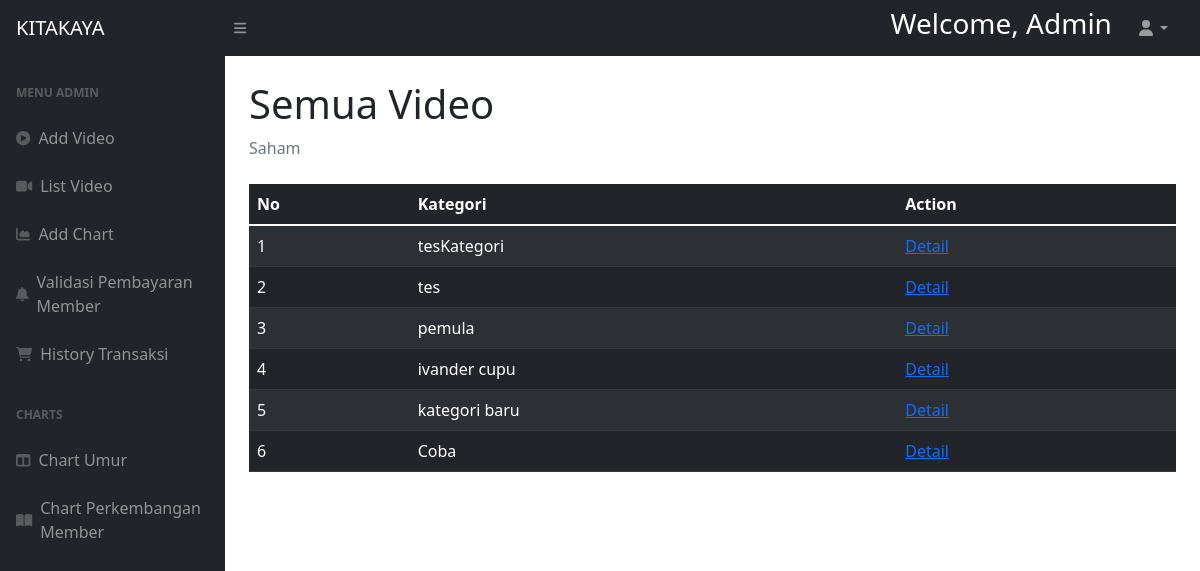
The page /public/halamanadminlistvideo.php on the database as committed earlier.
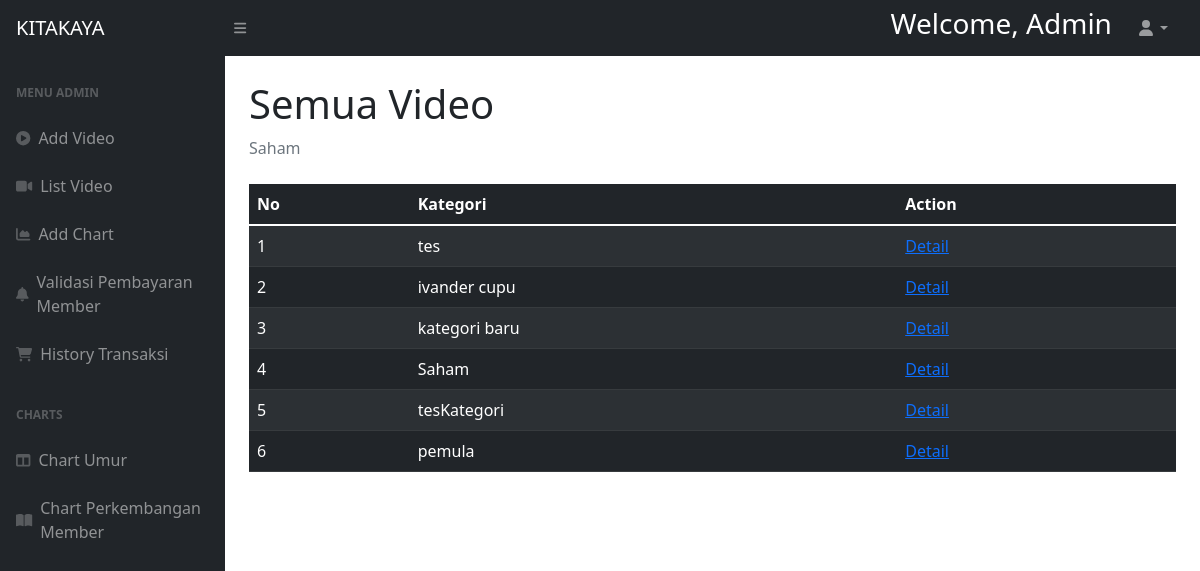
The same page on the database as committed later.
### tables this page shows
CREATE TABLE `kategori_vid` (
  `id` int(11) NOT NULL,
  `nama_kategori` text NOT NULL
);

### config/database.php (called while the page is built, shortened)
<?php
    class Database{
        private static $instance;
        public $pdo;
        private function __construct()
        {
            $dsn = "mysql:host=".DB_HOST.";dbname=".DB_NAME.";charset=UTF8";
            $options = [
                PDO::ATTR_ERRMODE => PDO::ERRMODE_EXCEPTION,
                PDO::ATTR_DEFAULT_FETCH_MODE => PDO::FETCH_OBJ,
                PDO::ATTR_EMULATE_PREPARES => false
            ];
            try {
                $this->pdo = new PDO($dsn,DB_USER,DB_PASSWORD,$options);
            }
            catch(PDOException $e){
                echo  $e->getMessage();
            }
        }
        static function instance(){
            if(!isset(self::$instance)){
                self::$instance = new Database();
            }
            return self::$instance;
        }
        function query($sql,$args = NULL){
            if (!$args){
                return $this->pdo->query($sql);
            }
            $stmt = $this->pdo->prepare($sql);
            $stmt->execute($args);
            return $stmt;
        }
    }
?>

### models/Video.php (called while the page is built, shortened)
<?php
    class Video{
        public static function getVideo()
        {
            $db=Database::instance();
            $temp=$db->query("SELECT distinct k.nama_kategori, k.id FROM  kategori_vid k LEFT JOIN thread t ON t.f_kategori=k.id AND t.status_video = 1");
            return $temp->fetchAll();
        }
    }
?>

### public/halamanadminlistvideo.php (the view, shortened to what the changed rows need)
<!DOCTYPE html>
<html lang="en">
    <head>
        <link href="https://cdn.jsdelivr.net/npm/simple-datatables@latest/dist/style.css" rel="stylesheet" />
        <link href="../assets/css/punyaadmin.css" rel="stylesheet" />
        <link href="../assets/css/addvideo.css" rel="stylesheet" />
    </head>
    <body class="sb-nav-fixed">
        <div id="layoutSidenav">
            <div id="layoutSidenav_content">
                <main>
                    <div class="container-fluid px-4">
                        <h1 class="mt-4">Semua Video</h1>
                        <?php
                            $video = Video::getVideo();
                        ?>
                        <table class="table table-dark table-striped">
                            <thead>
                                <th>No</th>
                                <th>Kategori</th>
                                <th>Action</th>
                            </thead>
                            <tbody>
                                <?php
                                    foreach($video as $idx => $video){
                                        ?>
                                        <tr>
                                            <td><?= $idx + 1 ?></td>
                                            <td><?= $video->nama_kategori ?></td>
                                            <td>
                                                <a href="../controllers/vid.php?idvid=true&id=<?=$video->nama_kategori?>">Detail</a>
                                            </td>
                                        </tr>
                                        <?php
                                    }
                                ?>
                            </tbody>
                        </table>
                    </div>
                </main>
            </div>
        </div>
    </body>
</html>

Rows that differ between the two databases and show on the page:
removed kategori_vid: nama_kategori "Coba"
added kategori_vid: nama_kategori "Saham"
shown differently, row unchanged: kategori_vid "tesKategori": moves down the list
shown differently, row unchanged: kategori_vid "pemula": moves down the list
